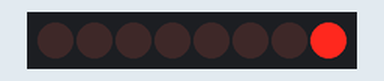
This sketch was run on a simulated Arduino Uno, built with avr-gcc and run on an emulated ATmega328P. Shown: 8 shift-register outputs drawn as a row of LEDs (first output left, lit = HIGH). Wiring (inferred from the names in the program): shift register (74HC595): data pin 12; shift clock pin 14; latch pin 13. Wiring (inferred from the signals the program sends): row of LEDs: on Q0, Q1, Q2, Q3, Q4, Q5, Q6, Q7.

Above: at 0.02 s.
At 0.32 s:
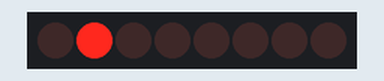
At 0.62 s:
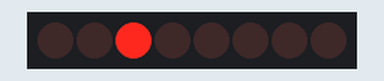
At 1.22 s:
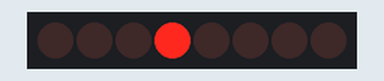
At 1.82 s:
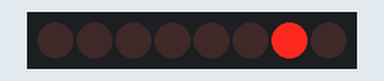
At 2.45 s:
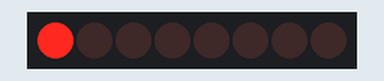
Timing chart, 0 to 3.0 s (numbered marks = the images above):
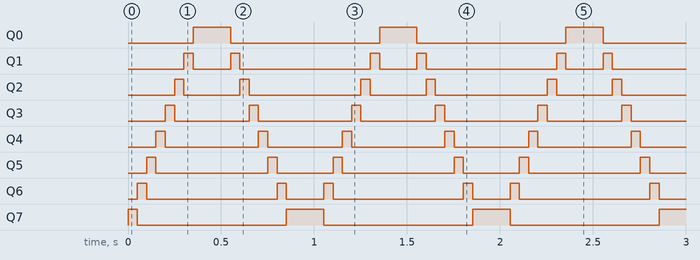

Measured:
- by itself, Q0: alternates HIGH for 0.20 s and LOW for 0.80 s
- by itself, Q1: repeats every 1.0 s: LOW 0.20 s, HIGH 0.05 s, LOW 0.70 s, HIGH 0.05 s
- by itself, Q2: repeats every 1.0 s: LOW 0.30 s, HIGH 0.05 s, LOW 0.60 s, HIGH 0.05 s
- by itself, Q3: alternates HIGH for 0.05 s and LOW for 0.40 s
- by itself, Q4: alternates HIGH for 0.05 s and LOW for 0.50 s
- by itself, Q5: repeats every 1.0 s: LOW 0.60 s, HIGH 0.05 s, LOW 0.30 s, HIGH 0.05 s
- by itself, Q6: repeats every 1.0 s: LOW 0.70 s, HIGH 0.05 s, LOW 0.20 s, HIGH 0.05 s
- by itself, Q7: repeats every 1.0 s: LOW 0.80 s, HIGH 0.20 s

The sketch:

14.1_FlowingLight02.ino
```cpp
int latchPin = 13;          // Pin connected to ST_CP of 74HC595(Pin12)
int clockPin = 14;          // Pin connected to SH_CP of 74HC595(Pin11)
int dataPin = 12;           // Pin connected to DS of 74HC595(Pin14)

void setup() {
  // set pins to output
  pinMode(latchPin, OUTPUT);
  pinMode(clockPin, OUTPUT);
  pinMode(dataPin, OUTPUT);
}

void loop() {
  // Define a one-byte variable to use the 8 bits to represent the state of 8 LEDs of LED bar graph.
  // This variable is assigned to 0x01, that is binary 00000001, which indicates only one LED light on.
  byte x = 0x01;    // 0b 0000 0001
  for (int j = 0; j < 8; j++) { // Let led light up from right to left
    writeTo595(LSBFIRST, x);
    x <<= 1; // make the variable move one bit to left once, then the bright LED move one step to the left once.
    delay(50);
  }
  delay(100);
  x = 0x80;       //0b 1000 0000
  for (int j = 0; j < 8; j++) { // Let led light up from left to right
    writeTo595(LSBFIRST, x);
    x >>= 1;
    delay(50);
  }
  delay(100);
}
void writeTo595(int order, byte _data ) {
  // Output low level to latchPin
  digitalWrite(latchPin, LOW);
  // Send serial data to 74HC595
  shiftOut(dataPin, clockPin, order, _data);
  // Output high level to latchPin, and 74HC595 will update the data to the parallel output port.
  digitalWrite(latchPin, HIGH);
}
```
